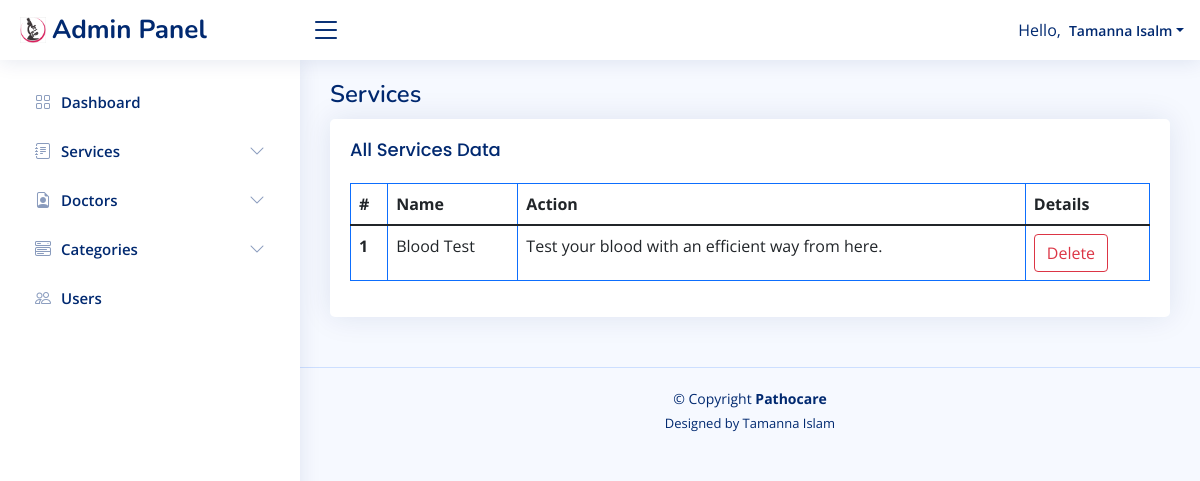
Before: /admin/services.php (signed in) with the older database file.
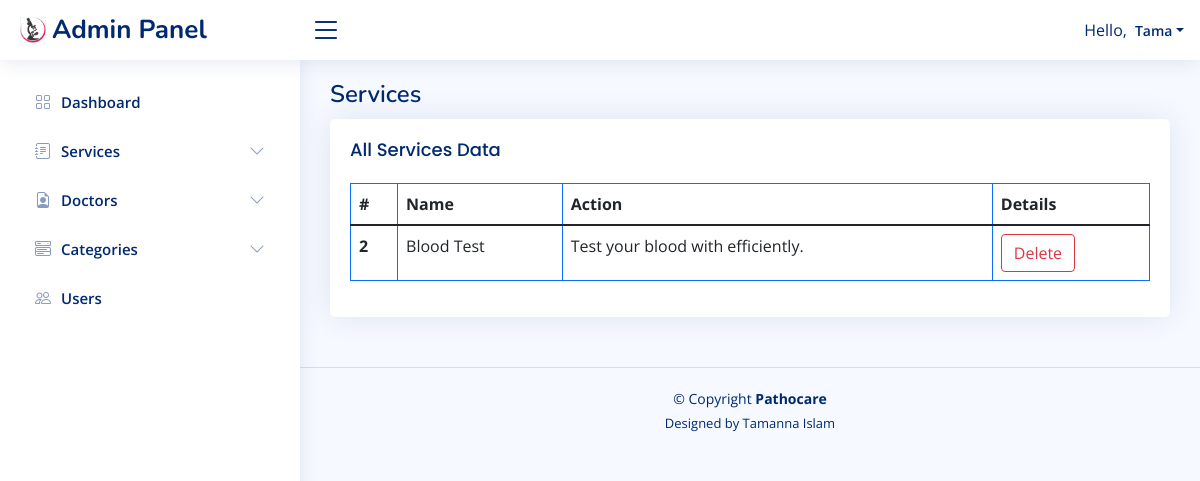
After: the same page with the newer database file.
### tables this page shows
CREATE TABLE `users` (
  `id` int(5) NOT NULL,
  `name` varchar(25) NOT NULL,
  `password` varchar(250) NOT NULL,
  `phone_number` bigint(25) NOT NULL,
  `gender` int(2) NOT NULL,
  `age` int(3) NOT NULL,
  `address` varchar(100) NOT NULL
);

CREATE TABLE `services` (
  `id` int(11) NOT NULL,
  `name` varchar(250) NOT NULL,
  `time` text NOT NULL,
  `details` varchar(250) NOT NULL
);

### connect.php (called while the page is built, shortened)
<?php
        $site_url="http://localhost/pathocare";
?>

### auth.php (called while the page is built, shortened)
<?php
 require('connect.php');
if(isset($_COOKIE['user_id'])){
    $user_id=$_COOKIE['user_id'];
    $user_id=convert_uudecode($user_id);
    $sql="SELECT * FROM users WHERE id='$user_id';";
    $result=$connect->query($sql);
    $row=$result->fetch_assoc();
    if ($user_id===$row['id']) {
        $user_name=$row['name'];
    }
    else{
        header("Location: login.php");
        exit();
    }
}
?>

### admin/services.php (the view, shortened to what this page needs)
<!DOCTYPE html>
<html lang="en">
<head>
  <?php require_once('header.php'); ?>
  <main id="main" class="main">
    <div class="pagetitle">
      <h1>Services</h1>
    </div>
    <section class="section">
      <div class="row">
        <div class="col-lg-12">
          <div class="card">
            <div class="card-body">
              <h5 class="card-title">All Services Data</h5>
              <table class="table table-bordered border-primary">
                <thead>
                  <tr>
                    <th scope="col">#</th>
                    <th scope="col">Name</th>
                    <th scope="col">Action</th>
                    <th scope="col">Details</th>
                  </tr>
                </thead>
                <?php
            $sql="SELECT * FROM services";
            $result_doctors=$connect->query($sql);
            if ($result_doctors->num_rows>0) {
              while($ru=$result_doctors->fetch_assoc()):
  ?>
                <tbody>
                  <tr>
                    <th scope="row"><?php echo $ru['id']; ?></th>
                    <td><?php echo $ru['name']; ?></td>
                    <td><?php echo $ru['details']; ?></td>
                    <td>
                      <form id="deleteForm" action="Services.php" method="POST"><button type="submit" name="delete" class="btn btn-outline-danger">Delete</button></form>
                    </td>
                  </tr>
                </tbody>
                <?php endwhile; ?>
                <?php
                }else{
                 echo "No Data Found!";
                 } ?>
              </table>
            </div>
          </div>
        </div>
      </div>
    </section>
  </main>
  <?php require_once('footer.php'); ?>
</body>
</html>

### admin/header.php (shortened to what this page needs)
<?php
    require_once('../auth.php');
?>
  <link href="assets/vendor/bootstrap/css/bootstrap.min.css" rel="stylesheet">
  <link href="assets/vendor/bootstrap-icons/bootstrap-icons.css" rel="stylesheet">
  <link href="assets/vendor/boxicons/css/boxicons.min.css" rel="stylesheet">
  <link href="assets/vendor/quill/quill.snow.css" rel="stylesheet">
  <link href="assets/vendor/quill/quill.bubble.css" rel="stylesheet">
  <link href="assets/vendor/remixicon/remixicon.css" rel="stylesheet">
  <link href="assets/vendor/simple-datatables/style.css" rel="stylesheet">
  <link href="assets/css/style.css" rel="stylesheet">
</head>
<body>
  <header id="header" class="header fixed-top d-flex align-items-center">
    <div class="d-flex align-items-center justify-content-between">
      <a href="<?php echo $site_url; ?>" class="logo d-flex align-items-center">
        <img src="assets/img/logo.png" alt="">
        <span class="d-none d-lg-block">Admin Panel</span>
      </a>
      <i class="bi bi-list toggle-sidebar-btn"></i>
    </div>
    <nav class="header-nav ms-auto">
      <ul class="d-flex align-items-center">
        <li class="nav-item dropdown pe-3">
          <a class="nav-link nav-profile d-flex align-items-center pe-0" href="#" data-bs-toggle="dropdown">
          Hello, <span class="d-none d-md-block dropdown-toggle ps-2"><?php echo $user_name; ?></span>
          </a>
        </li>
      </ul>
    </nav>
  </header>
  <aside id="sidebar" class="sidebar">
    <ul class="sidebar-nav" id="sidebar-nav">
      <li class="nav-item">
        <a class="nav-link collapsed" href="<?php echo $site_url; ?>/admin">
          <i class="bi bi-grid"></i>
          <span>Dashboard</span>
        </a>
      </li>
      <li class="nav-item">
        <a class="nav-link collapsed" data-bs-target="#services-nav" data-bs-toggle="collapse" href="#">
          <i class="bi bi-journal-text"></i><span>Services</span><i class="bi bi-chevron-down ms-auto"></i>
        </a>
      </li>
      <li class="nav-item">
        <a class="nav-link collapsed" data-bs-target="#doctors-nav" data-bs-toggle="collapse" href="#">
          <i class="bi bi-file-earmark-person"></i><span>Doctors</span><i class="bi bi-chevron-down ms-auto"></i>
        </a>
      </li>
      <li class="nav-item">
        <a class="nav-link collapsed" data-bs-target="#categories-nav" data-bs-toggle="collapse" href="#">
          <i class="bi bi-menu-button-wide"></i><span>Categories</span><i class="bi bi-chevron-down ms-auto"></i>
        </a>
      </li>
      <li class="nav-item">
        <a class="nav-link collapsed" href="<?php echo $site_url; ?>/admin/users.php">
          <i class="bi bi-people"></i>
          <span>Users</span>
        </a>
      </li>
    </ul>
  </aside>

Changed rows visible on the page:
removed services: id "1", name "Blood Test", details "Test your blood with an efficient way from here."
changed users: name "Tamanna Isalm" → "Tama"
added services: id "2", name "Blood Test", details "Test your blood with efficiently."
